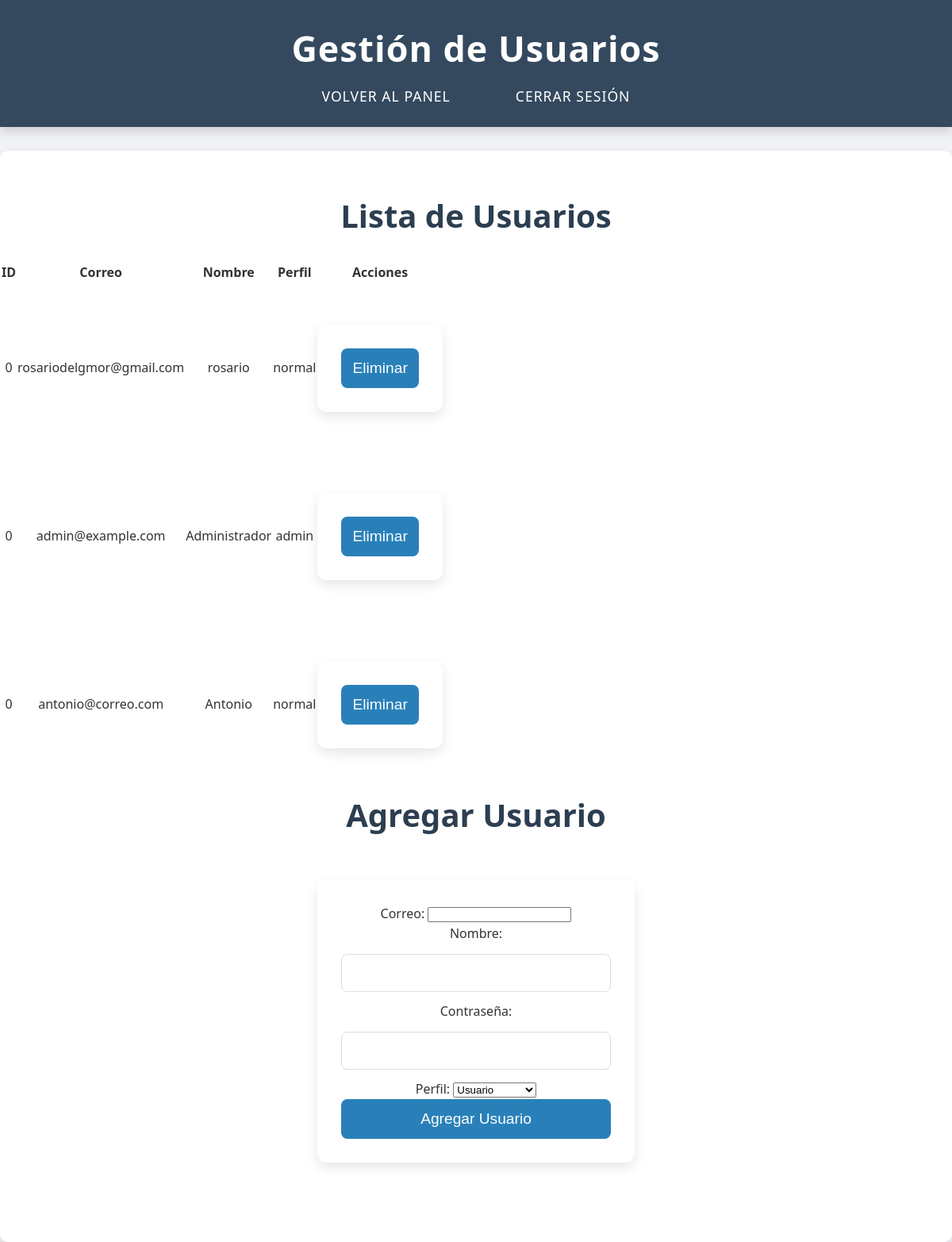
Page /Cerveceria/usuarios.php (signed in) on the committed database.
### tables this page shows
CREATE TABLE `usuario` (
  `id` int(11) NOT NULL,
  `email` varchar(255) NOT NULL,
  `name` varchar(100) NOT NULL,
  `password` varchar(255) NOT NULL,
  `age` int(11) DEFAULT NULL CHECK (`age` >= 0),
  `role` enum('normal','admin') NOT NULL DEFAULT 'normal',
  `created_at` timestamp NOT NULL DEFAULT current_timestamp(),
  `updated_at` timestamp NOT NULL DEFAULT current_timestamp() ON UPDATE current_timestamp()
);

### Cerveceria/usuarios.php (the view, shortened to what this page needs)
<?php
require_once 'conexion.php';
try {
    $stmt = $pdo->prepare("SELECT id, email, name, role FROM usuario");
    $stmt->execute();
    $usuarios = $stmt->fetchAll(PDO::FETCH_ASSOC);
} catch (PDOException $e) {
    $error = "Error al obtener la lista de usuarios: " . $e->getMessage();
    $usuarios = [];
}
?>
<!DOCTYPE html>
<html lang="es">
<head>
    <link rel="stylesheet" href="./estilos/estilos.css">
</head>
<body>
    <header>
        <h1>Gestión de Usuarios</h1>
        <nav>
            <ul>
                <li><a href="administrador.php">Volver al Panel</a></li>
                <li><a href="logout.php">Cerrar Sesión</a></li>
            </ul>
        </nav>
    </header>
    <main>
        <h2>Lista de Usuarios</h2>
        <table>
            <thead>
                <tr>
                    <th>ID</th>
                    <th>Correo</th>
                    <th>Nombre</th>
                    <th>Perfil</th>
                    <th>Acciones</th>
                </tr>
            </thead>
            <tbody>
                <?php foreach ($usuarios as $usuario): ?>
                    <tr>
                        <td><?= htmlspecialchars($usuario['id']) ?></td>
                        <td><?= htmlspecialchars($usuario['email']) ?></td>
                        <td><?= htmlspecialchars($usuario['name']) ?></td>
                        <td><?= htmlspecialchars($usuario['role']) ?></td>
                        <td>
                            <form method="POST">
                                <button type="submit" onclick="return confirm('¿Estás seguro de eliminar este usuario?')">Eliminar</button>
                            </form>
                        </td>
                    </tr>
                <?php endforeach; ?>
            </tbody>
        </table>
        <h2>Agregar Usuario</h2>
        <form method="POST">
            <label for="email">Correo:</label>
            <input type="email" name="email" required><br>
            <label for="name">Nombre:</label>
            <input type="text" name="name" required><br>
            <label for="password">Contraseña:</label>
            <input type="password" name="password" required><br>
            <label for="role">Perfil:</label>
            <select name="role" required>
                <option value="normal">Usuario</option>
            </select><br>
            <button type="submit">Agregar Usuario</button>
        </form>
    </main>
</body>
</html>

### Cerveceria/estilos/estilos.css (style rules this page uses)
* { margin: 0; padding: 0; box-sizing: border-box; }
body { font-family: 'Segoe UI', Tahoma, Geneva, Verdana, sans-serif; background-color: #F1F2F6; color: #333; line-height: 1.6; }
header { background-color: #34495E; color: #fff; padding: 25px 0; box-shadow: 0 6px 12px rgba(0, 0, 0, 0.15); }
header h1 { font-size: 2.8rem; text-align: center; font-weight: bold; letter-spacing: 1px; margin-bottom: 10px; }
nav ul { display: flex; justify-content: center; list-style: none; margin-top: 10px; }
nav ul li { margin: 0 25px; }
nav ul li a { color: #fff; text-decoration: none; font-size: 1.1rem; padding: 8px 16px; text-transform: uppercase; letter-spacing: 1px; font-weight: 500; border-radius: 5px; transition: transform 0.3s ease, background-color 0.3s ease; }
main { background-color: #fff; padding: 50px 0; text-align: center; box-shadow: 0 6px 12px rgba(0, 0, 0, 0.1); margin-top: 30px; border-radius: 10px; }
main h2 { font-size: 2.5rem; margin-bottom: 25px; font-weight: bold; color: #2C3E50; }
form { max-width: 400px; margin: 50px auto; padding: 30px; background-color: #fff; border-radius: 12px; box-shadow: 0 6px 15px rgba(0, 0, 0, 0.1); transition: transform 0.3s ease; }
form input[type="text"], form input[type="password"] { width: 100%; padding: 14px; margin: 12px 0; border-radius: 8px; border: 1px solid #ddd; font-size: 1rem; transition: border-color 0.3s ease; }
form button { width: 100%; padding: 14px; background-color: #2980B9; color: white; border: none; border-radius: 8px; font-size: 1.2rem; cursor: pointer; transition: transform 0.3s ease, background-color 0.3s ease; }

### rows in the picture
usuario: id "0", email "rosariodelgmor@gmail.com", name "rosario", role "normal"
usuario: id "0", email "admin@example.com", name "Administrador", role "admin"
usuario: id "0", email "antonio@correo.com", name "Antonio", role "normal"
